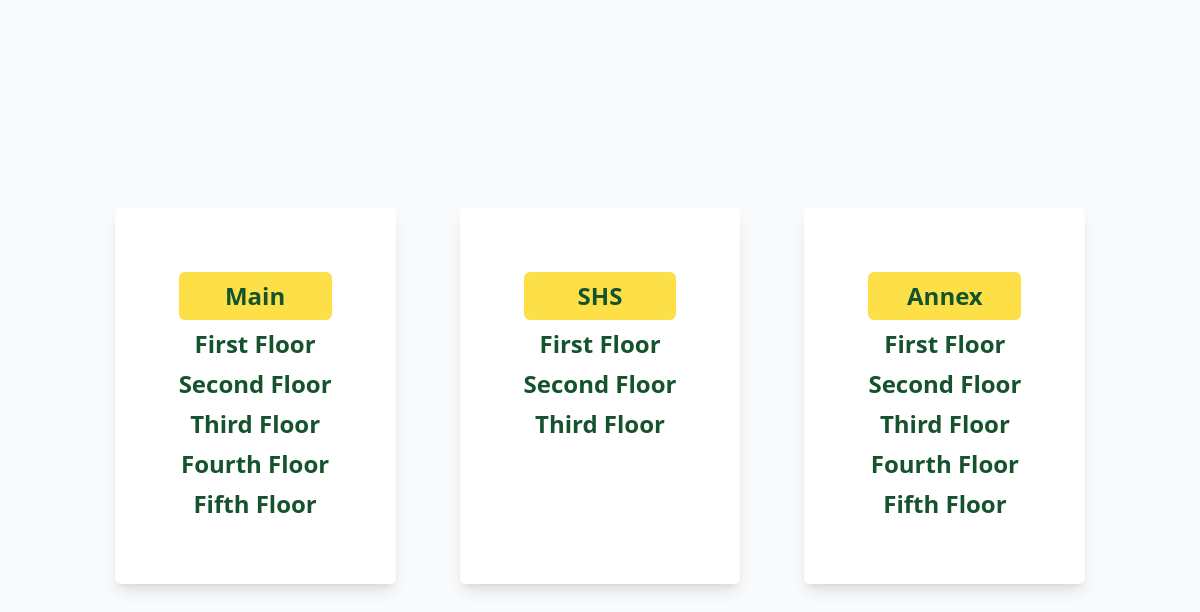
The page / on the database its author committed.
### equipment/models.py (models this page shows, shortened)
class Floor(models.Model):
    floor = models.CharField(max_length=255)
    building = models.ForeignKey(Building, on_delete=models.CASCADE)

### equipment/views.py (the view)
# urls.py: path('', home, name='home'),
def home(request):
    template_name = 'home.html'
    main_building = Floor.objects.filter(building=1)
    annex_building = Floor.objects.filter(building=3)
    shs_building = Floor.objects.filter(building=2)
    context = {
        'main_building': main_building,
        'annex_building': annex_building,
        'shs_building': shs_building,
    }
    return render(request, template_name, context=context)

### templates/home.html (shortened to what this page needs)
{% extends 'base.html' %}
{% block content %}
<div class="flex items-center justify-center">
   <div class="flex pt-52 space-x-16">
    <div class="bg-white p-16 shadow-lg text-2xl rounded-md space-y-2">
        <h1 class="text-green-900 font-bold bg-yellow-300 text-center rounded-md p-2">Main</h1>
        {% for main in main_building %}
        <ul>
            <a href="{% url 'floor_level' main.id %}"><li class="text-green-900 text-center font-bold">{{ main.floor }}</li></a>
        </ul>
        {% endfor %}
    </div>
    <div class="bg-white p-16 shadow-lg text-2xl rounded-md space-y-2">
        <h1 class="text-green-900 font-bold bg-yellow-300 text-center rounded-md p-2">SHS</h1>
        {% for shs in shs_building %}
        <ul>
            <a href="{% url 'floor_level' shs.id %}"><li class="text-green-900 text-center font-bold">{{ shs.floor }}</li></a>
        </ul>
        {% endfor %}
    </div>
    <div class="bg-white p-16 shadow-lg text-2xl rounded-md space-y-2">
        <h1 class="text-green-900 font-bold bg-yellow-300 text-center rounded-md p-2">Annex</h1>
        {% for annex in annex_building %}
        <ul>
            <a href="{% url 'floor_level' annex.id %}"><li class="text-green-900 text-center font-bold">{{ annex.floor }}</li></a>
        </ul>
        {% endfor %}
    </div>
   </div>
</div>
{% endblock content %}

### rows shown on the page
Floor: floor "First Floor"
Floor: floor "Second Floor"
Floor: floor "Third Floor"
Floor: floor "Fourth Floor"
Floor: floor "Fifth Floor"
Floor: floor "First Floor"
Floor: floor "Second Floor"
Floor: floor "Third Floor"
Floor: floor "First Floor"
Floor: floor "Second Floor"
Floor: floor "Third Floor"
Floor: floor "Fourth Floor"
Floor: floor "Fifth Floor"
